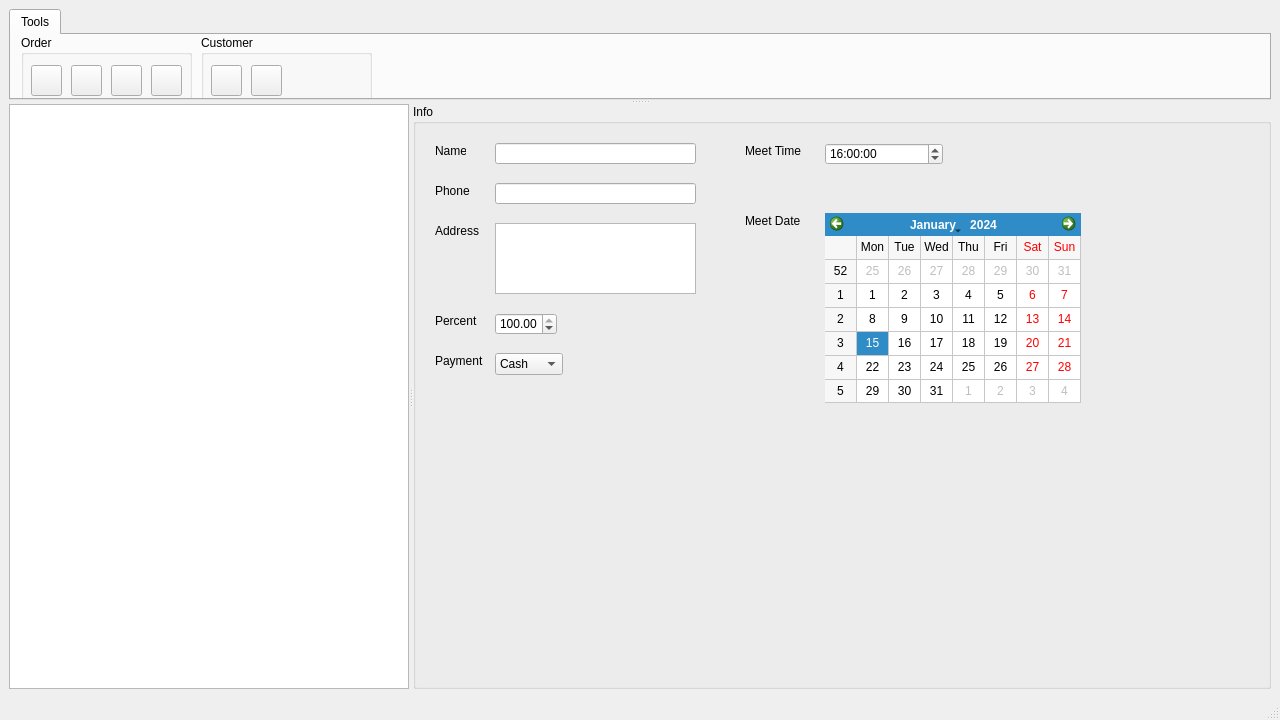
<?xml version="1.0" encoding="UTF-8"?>
<ui version="4.0">
 <class>CMainWindow</class>
 <widget class="QMainWindow" name="CMainWindow">
  <property name="geometry">
   <rect>
    <x>0</x>
    <y>0</y>
    <width>1280</width>
    <height>720</height>
   </rect>
  </property>
  <property name="windowTitle">
   <string>CMainWindow</string>
  </property>
  <widget class="QWidget" name="centralwidget">
   <layout class="QHBoxLayout" name="horizontalLayout_2">
    <item>
     <widget class="QSplitter" name="splitter">
      <property name="orientation">
       <enum>Qt::Vertical</enum>
      </property>
      <widget class="QWidget" name="widget" native="true">
       <property name="maximumSize">
        <size>
         <width>16777215</width>
         <height>130</height>
        </size>
       </property>
       <layout class="QHBoxLayout" name="horizontalLayout">
        <item>
         <widget class="QTabWidget" name="tab_Tools">
          <widget class="QWidget" name="tab_Tools_p1">
           <attribute name="title">
            <string>Tools</string>
           </attribute>
           <widget class="QGroupBox" name="tab_Tools_p1_Grp_Order">
            <property name="geometry">
             <rect>
              <x>10</x>
              <y>0</y>
              <width>171</width>
              <height>81</height>
             </rect>
            </property>
            <property name="title">
             <string>Order</string>
            </property>
            <widget class="QPushButton" name="tab_Tools_p1_button_NewOrder">
             <property name="geometry">
              <rect>
               <x>10</x>
               <y>30</y>
               <width>31</width>
               <height>31</height>
              </rect>
             </property>
             <property name="text">
              <string/>
             </property>
             <property name="icon">
              <iconset resource="resource/NougatResources.qrc">
               <normaloff>:/MainWnd/TabToolsP1/NewOrder.png</normaloff>:/MainWnd/TabToolsP1/NewOrder.png</iconset>
             </property>
             <property name="iconSize">
              <size>
               <width>30</width>
               <height>30</height>
              </size>
             </property>
             <property name="flat">
              <bool>false</bool>
             </property>
            </widget>
            <widget class="QPushButton" name="tab_Tools_p1_button_OpenOrder">
             <property name="geometry">
              <rect>
               <x>50</x>
               <y>30</y>
               <width>31</width>
               <height>31</height>
              </rect>
             </property>
             <property name="text">
              <string/>
             </property>
             <property name="icon">
              <iconset resource="resource/NougatResources.qrc">
               <normaloff>:/MainWnd/TabToolsP1/OpenOrder.png</normaloff>:/MainWnd/TabToolsP1/OpenOrder.png</iconset>
             </property>
             <property name="iconSize">
              <size>
               <width>30</width>
               <height>30</height>
              </size>
             </property>
            </widget>
            <widget class="QPushButton" name="tab_Tools_p1_button_SaveOrder">
             <property name="geometry">
              <rect>
               <x>90</x>
               <y>30</y>
               <width>31</width>
               <height>31</height>
              </rect>
             </property>
             <property name="text">
              <string/>
             </property>
             <property name="icon">
              <iconset resource="resource/NougatResources.qrc">
               <normaloff>:/MainWnd/TabToolsP1/SaveOrder.png</normaloff>:/MainWnd/TabToolsP1/SaveOrder.png</iconset>
             </property>
             <property name="iconSize">
              <size>
               <width>30</width>
               <height>30</height>
              </size>
             </property>
            </widget>
            <widget class="QPushButton" name="tab_Tools_p1_button_SaveAsOrder">
             <property name="geometry">
              <rect>
               <x>130</x>
               <y>30</y>
               <width>31</width>
               <height>31</height>
              </rect>
             </property>
             <property name="text">
              <string/>
             </property>
             <property name="icon">
              <iconset resource="resource/NougatResources.qrc">
               <normaloff>:/MainWnd/TabToolsP1/SaveAsOrder.png</normaloff>:/MainWnd/TabToolsP1/SaveAsOrder.png</iconset>
             </property>
             <property name="iconSize">
              <size>
               <width>30</width>
               <height>30</height>
              </size>
             </property>
            </widget>
           </widget>
           <widget class="QGroupBox" name="tab_Tools_p1_Grp_Customer">
            <property name="geometry">
             <rect>
              <x>190</x>
              <y>0</y>
              <width>171</width>
              <height>80</height>
             </rect>
            </property>
            <property name="title">
             <string>Customer</string>
            </property>
            <widget class="QPushButton" name="tab_Tools_p1_button_NewCustomer">
             <property name="geometry">
              <rect>
               <x>10</x>
               <y>30</y>
               <width>31</width>
               <height>31</height>
              </rect>
             </property>
             <property name="text">
              <string/>
             </property>
             <property name="icon">
              <iconset resource="resource/NougatResources.qrc">
               <normaloff>:/MainWnd/TabToolsP1/NewCustomer.png</normaloff>:/MainWnd/TabToolsP1/NewCustomer.png</iconset>
             </property>
             <property name="iconSize">
              <size>
               <width>30</width>
               <height>30</height>
              </size>
             </property>
             <property name="flat">
              <bool>false</bool>
             </property>
            </widget>
            <widget class="QPushButton" name="tab_Tools_p1_button_DelCustomer">
             <property name="geometry">
              <rect>
               <x>50</x>
               <y>30</y>
               <width>31</width>
               <height>31</height>
              </rect>
             </property>
             <property name="text">
              <string/>
             </property>
             <property name="icon">
              <iconset resource="resource/NougatResources.qrc">
               <normaloff>:/MainWnd/TabToolsP1/DeleteCustomer.png</normaloff>:/MainWnd/TabToolsP1/DeleteCustomer.png</iconset>
             </property>
             <property name="iconSize">
              <size>
               <width>30</width>
               <height>30</height>
              </size>
             </property>
             <property name="flat">
              <bool>false</bool>
             </property>
            </widget>
           </widget>
          </widget>
         </widget>
        </item>
       </layout>
      </widget>
      <widget class="QWidget" name="widget_2" native="true">
       <layout class="QHBoxLayout" name="horizontalLayout_3">
        <item>
         <widget class="QSplitter" name="splitter_2">
          <property name="orientation">
           <enum>Qt::Horizontal</enum>
          </property>
          <widget class="QListView" name="list_Customers">
           <property name="minimumSize">
            <size>
             <width>100</width>
             <height>0</height>
            </size>
           </property>
           <property name="maximumSize">
            <size>
             <width>400</width>
             <height>16777215</height>
            </size>
           </property>
          </widget>
          <widget class="QGroupBox" name="group_CustomerInfo">
           <property name="minimumSize">
            <size>
             <width>600</width>
             <height>0</height>
            </size>
           </property>
           <property name="title">
            <string>Info</string>
           </property>
           <layout class="QHBoxLayout" name="horizontalLayout_4">
            <item>
             <widget class="QWidget" name="widget_CustomerInfo" native="true">
              <widget class="QLabel" name="label_CusName">
               <property name="geometry">
                <rect>
                 <x>10</x>
                 <y>10</y>
                 <width>31</width>
                 <height>16</height>
                </rect>
               </property>
               <property name="text">
                <string>Name</string>
               </property>
              </widget>
              <widget class="QLineEdit" name="lineEdit_CusName">
               <property name="geometry">
                <rect>
                 <x>70</x>
                 <y>10</y>
                 <width>201</width>
                 <height>21</height>
                </rect>
               </property>
              </widget>
              <widget class="QLabel" name="label_CusPhone">
               <property name="geometry">
                <rect>
                 <x>10</x>
                 <y>50</y>
                 <width>49</width>
                 <height>16</height>
                </rect>
               </property>
               <property name="text">
                <string>Phone</string>
               </property>
              </widget>
              <widget class="QLineEdit" name="lineEdit_CusPhone">
               <property name="geometry">
                <rect>
                 <x>70</x>
                 <y>50</y>
                 <width>201</width>
                 <height>21</height>
                </rect>
               </property>
               <property name="maxLength">
                <number>20</number>
               </property>
              </widget>
              <widget class="QLabel" name="label_CusAddr">
               <property name="geometry">
                <rect>
                 <x>10</x>
                 <y>90</y>
                 <width>49</width>
                 <height>16</height>
                </rect>
               </property>
               <property name="text">
                <string>Address</string>
               </property>
              </widget>
              <widget class="QPlainTextEdit" name="plainTextEdit_CusAddr">
               <property name="geometry">
                <rect>
                 <x>70</x>
                 <y>90</y>
                 <width>201</width>
                 <height>71</height>
                </rect>
               </property>
              </widget>
              <widget class="QDoubleSpinBox" name="doubleSpinBox_CusPercent">
               <property name="geometry">
                <rect>
                 <x>70</x>
                 <y>180</y>
                 <width>62</width>
                 <height>22</height>
                </rect>
               </property>
               <property name="maximum">
                <double>100.000000000000000</double>
               </property>
               <property name="value">
                <double>100.000000000000000</double>
               </property>
              </widget>
              <widget class="QLabel" name="label_CusPercent">
               <property name="geometry">
                <rect>
                 <x>10</x>
                 <y>180</y>
                 <width>49</width>
                 <height>16</height>
                </rect>
               </property>
               <property name="text">
                <string>Percent</string>
               </property>
              </widget>
              <widget class="QLabel" name="label_CusPayment">
               <property name="geometry">
                <rect>
                 <x>10</x>
                 <y>220</y>
                 <width>49</width>
                 <height>16</height>
                </rect>
               </property>
               <property name="text">
                <string>Payment</string>
               </property>
              </widget>
              <widget class="QComboBox" name="comboBox_CusPayment">
               <property name="geometry">
                <rect>
                 <x>70</x>
                 <y>220</y>
                 <width>68</width>
                 <height>22</height>
                </rect>
               </property>
               <item>
                <property name="text">
                 <string>Cash</string>
                </property>
               </item>
               <item>
                <property name="text">
                 <string>Alipay</string>
                </property>
               </item>
               <item>
                <property name="text">
                 <string>Bank</string>
                </property>
               </item>
               <item>
                <property name="text">
                 <string>PayMe</string>
                </property>
               </item>
               <item>
                <property name="text">
                 <string>FPS</string>
                </property>
               </item>
              </widget>
              <widget class="QLabel" name="label_CusMeetDate">
               <property name="geometry">
                <rect>
                 <x>320</x>
                 <y>80</y>
                 <width>71</width>
                 <height>16</height>
                </rect>
               </property>
               <property name="text">
                <string>Meet Date</string>
               </property>
              </widget>
              <widget class="QCalendarWidget" name="calendarWidget_CusMeetDate">
               <property name="geometry">
                <rect>
                 <x>400</x>
                 <y>80</y>
                 <width>256</width>
                 <height>190</height>
                </rect>
               </property>
               <property name="gridVisible">
                <bool>true</bool>
               </property>
              </widget>
              <widget class="QLabel" name="label_CusMeetTime">
               <property name="geometry">
                <rect>
                 <x>320</x>
                 <y>10</y>
                 <width>71</width>
                 <height>16</height>
                </rect>
               </property>
               <property name="text">
                <string>Meet Time</string>
               </property>
              </widget>
              <widget class="QTimeEdit" name="timeEdit_CusMeetTime">
               <property name="geometry">
                <rect>
                 <x>400</x>
                 <y>10</y>
                 <width>118</width>
                 <height>22</height>
                </rect>
               </property>
               <property name="time">
                <time>
                 <hour>16</hour>
                 <minute>0</minute>
                 <second>0</second>
                </time>
               </property>
              </widget>
             </widget>
            </item>
           </layout>
          </widget>
         </widget>
        </item>
       </layout>
      </widget>
     </widget>
    </item>
   </layout>
  </widget>
  <widget class="QMenuBar" name="menubar">
   <property name="geometry">
    <rect>
     <x>0</x>
     <y>0</y>
     <width>1280</width>
     <height>22</height>
    </rect>
   </property>
  </widget>
  <widget class="QStatusBar" name="statusbar"/>
 </widget>
 <resources>
  <include location="resource/NougatResources.qrc"/>
 </resources>
 <connections/>
</ui>
